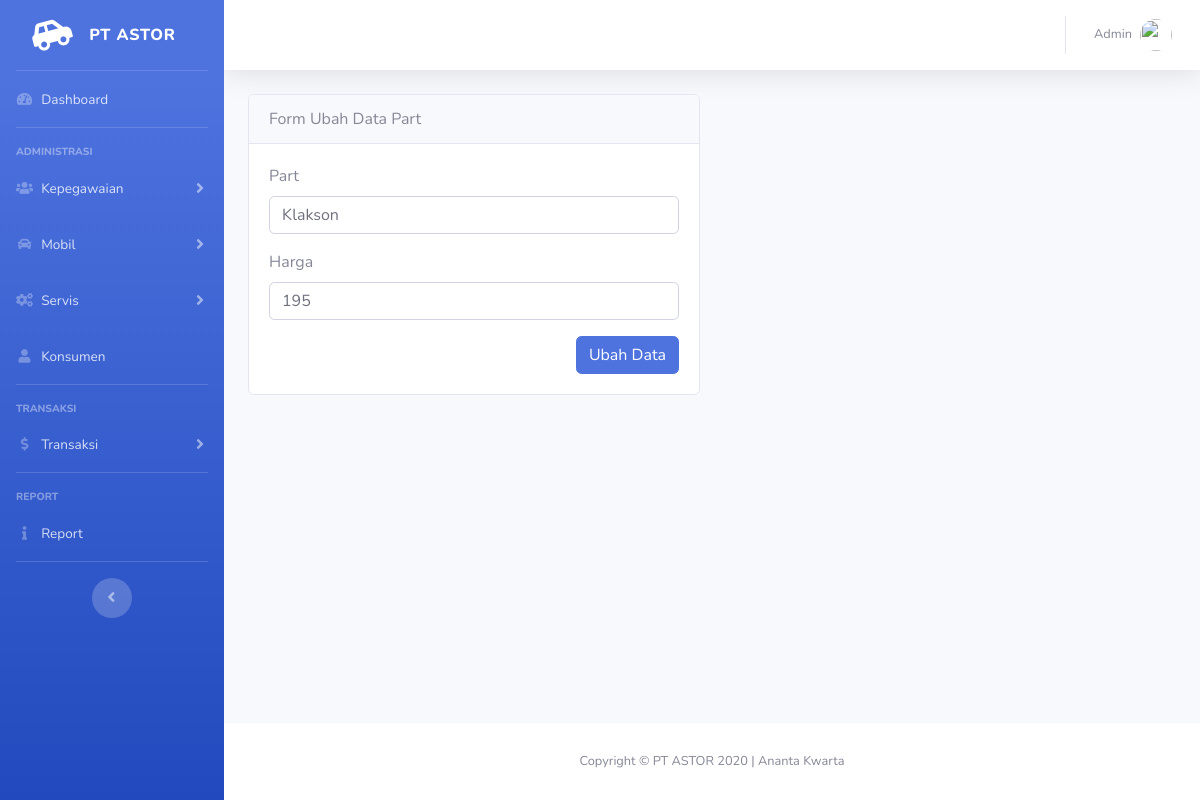
The app's page /part/ubah/4014, older data.
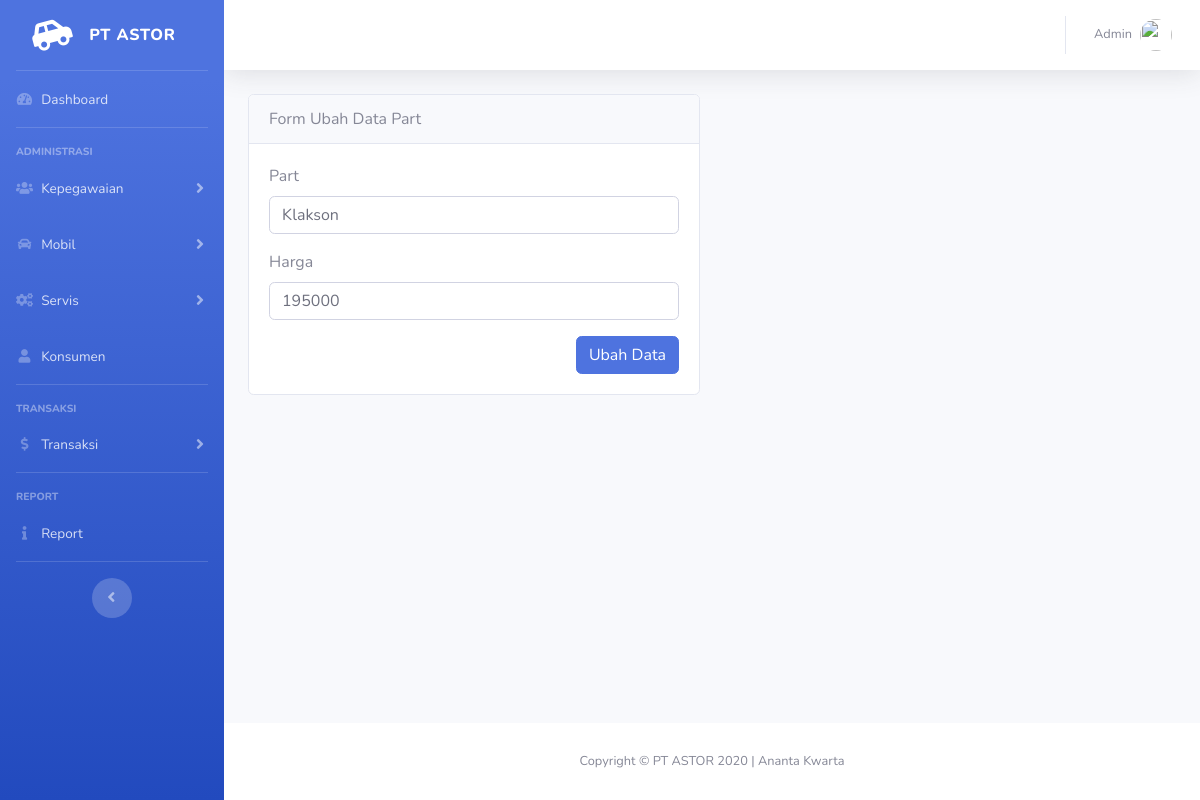
The same page, newer data.
### tables this page shows
CREATE TABLE `part` (
  `idPart` int(11) NOT NULL,
  `namaPart` varchar(255) NOT NULL,
  `harga` int(11) NOT NULL
);

### application/controllers/Part.php (called while the page is built, shortened)
<?php
class Part extends CI_Controller
{
    public function __construct()
    {
        $this->load->database();
        $this->load->model('m_part');
        $this->load->library('form_validation');
    }
    public function ubah($id)
    {
        $data['judul'] = 'Form Ubah Data Part';
        $data['part'] = $this->m_part->getById($id);
        $this->form_validation->set_rules('part', 'Part', 'required');
        $this->form_validation->set_rules('harga', 'Harga', 'required|numeric');
        if ($this->form_validation->run() == FALSE) {
            $this->load->view('templates/header', $data);
            $this->load->view('servis/part/ubah', $data);
            $this->load->view('templates/footer');
        } else {
            $this->m_part->ubahData();
            $this->session->set_flashdata('flash', 'Diubah');
            redirect('part');
        }
    }
}

### index.php (called while the page is built, shortened)
<?php
require_once BASEPATH.'core/CodeIgniter.php';

### application/models/M_part.php (called while the page is built, shortened)
<?php
class m_part extends CI_Model
{
    public function getById($id)
    {
        return $this->db->get_where('part', ['idPart' => $id])->row_array();
    }
}

### application/views/servis/part/ubah.php (the view, shortened to what this page needs)
<div class="container-fluid">
    <div class="row mt-3">
        <div class="col-md-6">
            <div class="card">
                <div class="card-header">
                    Form Ubah Data Part
                </div>
                <div class="card-body">
                    <form action="" method="post">
                        <div class="form-group">
                            <label for="part">Part</label>
                            <input type="text" class="form-control" id="part" name="part" value="<?= $part['namaPart']; ?>">
                        </div>
                        <div class="form-group">
                            <label for="harga">Harga</label>
                            <input type="text" class="form-control" id="harga" name="harga" value="<?= $part['harga']; ?>">
                        </div>
                        <button type="submit" name="ubah" class="btn btn-primary float-right">Ubah Data</button>
                    </form>
                </div>
            </div>
        </div>
    </div>
</div>
</div>

Row changes from the older to the newer data that the page shows:
changed part "Klakson": harga "195" → "195000"
